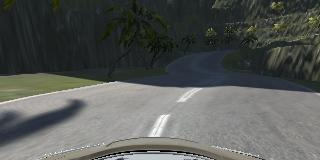
#> input picture center_2024_01_19_03_15_45_909.jpg, 320 x 160 px, found by its file name
$ python lanedetection.py
#> lines starting #> are read from the running program, lines starting #| are printed output that depends on the picture; after the words box and inside, x2 and y2 are one past the last pixel; in counts of white or black regions, pixels touching at a corner belong together; long printed decimals are rounded
import cv2
import matplotlib.pyplot as plt
import numpy as np

def grey(image):
    image=np.asarray(image)
    return cv2.cvtColor(image, cv2.COLOR_RGB2GRAY)

def gaussianblur(image):
    return cv2.GaussianBlur(image, (5,5), 0)

def cannyedge(image):
    edges=cv2.Canny(image, 50, 150)
    return edges

def region(image):
    height, width = image.shape

    triangle = np.array([
                       [(0, 90), (100, 50), (220,50), (width, 90)]
                       ])
    #print(triangle)
    mask = np.zeros_like(image)

    mask = cv2.fillPoly(mask, triangle, 255)
    mask = cv2.bitwise_and(image, mask)
    return mask

def average(image, lines):
    left = []
    right = []
    for line in lines:
        print("Line:")
        print(line)
        x1, y1, x2, y2 = line.reshape(4)
        parameters = np.polyfit((x1, x2), (y1, y2), 1)
        slope = parameters[0]
        y_int = parameters[1]
        if slope < 0:
            left.append((slope, y_int))
        else:
            right.append((slope, y_int))

    right_avg = np.average(right, axis=0)
    print("right:")
    print(right)
    left_avg = np.average(left, axis=0)
    left_line = make_points(image, left_avg)
    right_line = make_points(image, right_avg)
    return np.array([left_line, right_line])

def make_points(image, average):
    print("Average:")
    print(average)
    slope, y_int = average
    y1 = image.shape[0]
    #how long we want our lines to be --> 3/5 the size of the image
    y2 = int(y1 * (4/5))
    #determine algebraically
    x1 = int((y1 - y_int) // slope)
    x2 = int((y2 - y_int) // slope)
    return np.array([x1, y1, x2, y2])

def display_lines(image, lines):
    lines_image = np.zeros_like(image)
    if lines is not None:
        for line in lines:
            x1, y1, x2, y2 = line
            cv2.line(lines_image, (x1, y1), (x2, y2), (255, 0, 0), 10)
        return lines_image


image_path = r"center_2024_01_19_03_15_45_909.jpg"
image1 = cv2.imread(image_path)
#> image1 is the input picture: shape (160, 320, 3); mean B, G, R 86.9, 89.9, 87.2
plt.imshow(image1)
copy = np.copy(image1)
edges = cv2.Canny(copy,50,150)
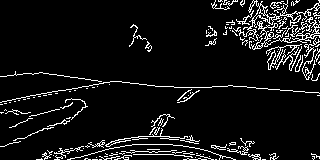
#> edges: shape (160, 320); 7.9% white in thin lines or dots
isolated = region(edges)
#> in region, `mask = cv2.bitwise_and(image, mask)`:
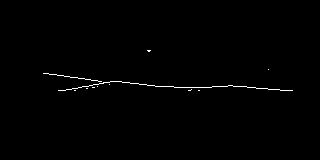
#> mask: shape (160, 320); 0.62% white in thin lines or dots, all inside (x1, y1, x2, y2) = (43, 50, 293, 91)
cv2.imshow('edges', edges)
cv2.imshow('isolated', isolated)
cv2.waitKey(0)
lines = cv2.HoughLinesP(isolated, 2, np.pi/180, 100, np.array([]), minLineLength=40, maxLineGap=5)
#> lines = [[110, 81, 166, 86]]
averaged_lines = average(copy, lines)
#> the loop in average, `for line in lines:` made 1 pass
#> (x1, y1, x2, y2, slope, y_int) on pass 1: (110, 81, 166, 86, 0.0893, 71.18)
#| Line:
#| [[110  81 166  86]]
#> after the loop in average, `for line in lines:`: left = []; right = [(0.0893, 71.18)]
#> in average, `right_avg = np.average(right, axis=0)`: right_avg = [0.0893, 71.18]
#| [(0.08929, 71.179)]
#> in average, `left_avg = np.average(left, axis=0)`: left_avg = nan
#| nan
#> (the run stopped early here; a loop or call above may not have finished)

$ run again, with center_2024_01_09_20_23_09_166.jpg copied over center_2024_01_19_03_15_45_909.jpg
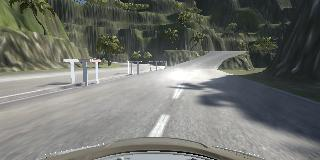
#> input picture center_2024_01_09_20_23_09_166.jpg, 320 x 160 px, found by its file name
#> image1 is the input picture: shape (160, 320, 3); mean B, G, R 109.3, 114.9, 112.8
#> `edges = cv2.Canny(copy,50,150)`:
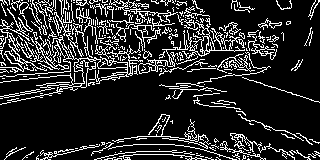
#> edges: shape (160, 320); 16.5% white in thin lines or dots
#> in region, `mask = cv2.bitwise_and(image, mask)`:
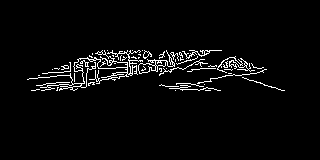
#> mask: shape (160, 320); 3.6% white in thin lines or dots, all inside (x1, y1, x2, y2) = (27, 50, 285, 91)
#> lines = [[54, 68, 115, 68], [127, 63, 180, 63], [208, 66, 251, 63], [125, 69, 185, 68], [120, 60, 191, 60], [218, 67, 261, 68], [83, 80, 123, 74], [81, 83, 137, 74], [162, 56, 209, 52], [78, 61, 126, 57], [124, 67, 166, 68]]
#> the loop in average, `for line in lines:` made 11 passes
#> (x1, y1, x2, y2, slope, y_int) on passes 1 to 8: (54, 68, 115, 68, -4.61e-16, 68), (127, 63, 180, 63, -1.07e-16, 63), (208, 66, 251, 63, -0.0698, 80.51), (125, 69, 185, 68, -0.0167, 71.08), (120, 60, 191, 60, -1.81e-16, 60), (218, 67, 261, 68, 0.0233, 61.93), (83, 80, 123, 74, -0.15, 92.45), (81, 83, 137, 74, -0.161, 96.02)
#> (printed output is left out)
#> after the loop in average, `for line in lines:`: left = [(-4.61e-16, 68), (-1.07e-16, 63), (-0.0698, 80.51), (-0.0167, 71.08), (-1.81e-16, 60), (-0.15, 92.45), (-0.161, 96.02), (-0.0851, 69.79), (-0.0833, 67.5)]; right = [(0.0233, 61.93), (0.0238, 64.05)]
#> right_avg = [0.0235, 62.99]
#| [(0.02326, 61.930), (0.02381, 64.048)]
#> left_avg = [-0.0628, 74.26]
#| [-6.28431234e-02  7.42611169e+01]
#> in make_points, `slope, y_int = average`: slope = -0.0628; y_int = 74.26
#> in make_points, `x1 = int((y1 - y_int) // slope)`: x1 = -1365
#> in make_points, `x2 = int((y2 - y_int) // slope)`: x2 = -856
#> left_line = [-1365, 160, -856, 128]
#| [2.35326689e-02 6.29889258e+01]
#> right_line = [4122, 160, 2762, 128]
#> averaged_lines = [[-1365, 160, -856, 128], [4122, 160, 2762, 128]]
#> the loop in display_lines, `for line in lines:` made 2 passes
